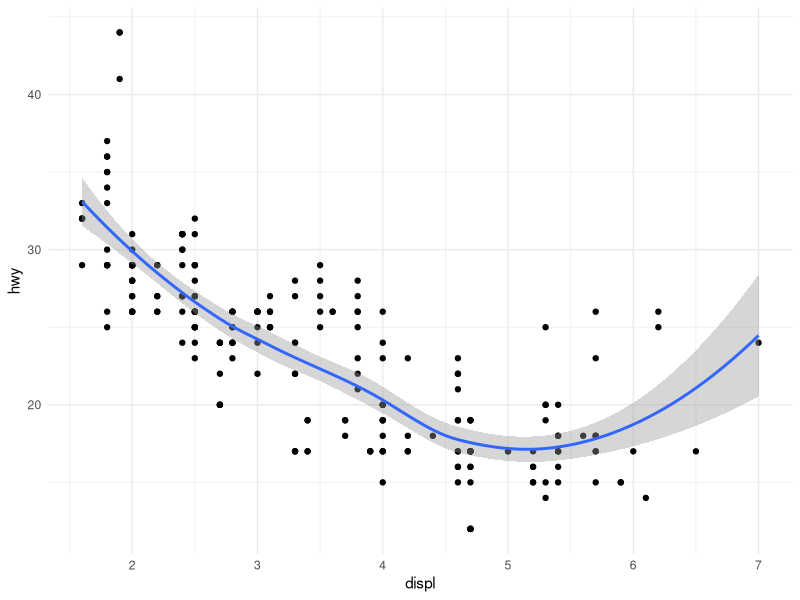

Write R code to recreate this figure.
## ---- chunk 1
library(tidyverse)
ggplot(mpg, aes(displ, hwy)) +
  geom_point() +
  geom_smooth() +
  theme_minimal()
## ---- chunk 2
mpg %>% 
  knitr::kable()
## ---- chunk 3
library(palmerpenguins)
m1 <- lm(bill_length_mm ~ species, data = penguins)
summary(m1)
